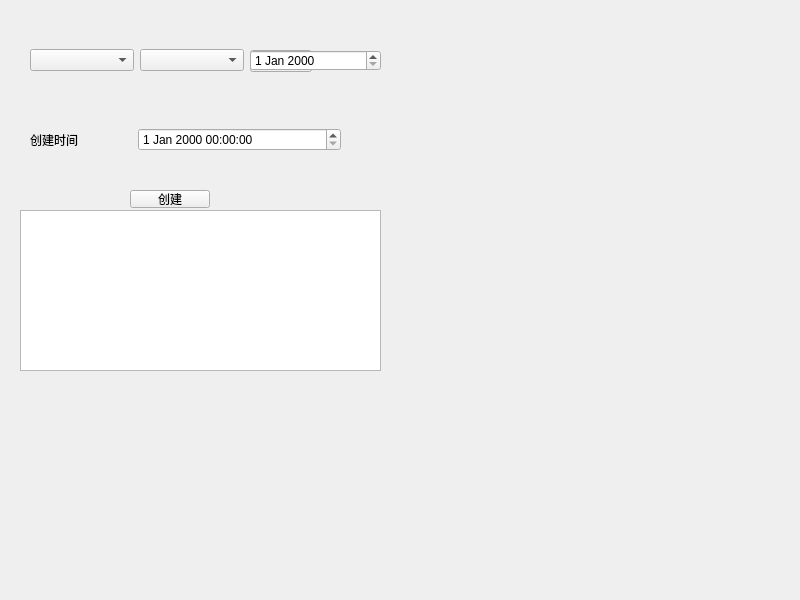
<?xml version="1.0" encoding="UTF-8"?>
<ui version="4.0">
 <class>Widget</class>
 <widget class="QWidget" name="Widget">
  <property name="geometry">
   <rect>
    <x>0</x>
    <y>0</y>
    <width>800</width>
    <height>600</height>
   </rect>
  </property>
  <property name="windowTitle">
   <string>Widget</string>
  </property>
  <widget class="QWidget" name="horizontalLayoutWidget">
   <property name="geometry">
    <rect>
     <x>30</x>
     <y>20</y>
     <width>214</width>
     <height>80</height>
    </rect>
   </property>
   <layout class="QHBoxLayout" name="horizontalLayout">
    <item>
     <widget class="QComboBox" name="comboBox"/>
    </item>
    <item>
     <widget class="QComboBox" name="comboBox_2"/>
    </item>
   </layout>
  </widget>
  <widget class="QPushButton" name="pushButton">
   <property name="geometry">
    <rect>
     <x>130</x>
     <y>190</y>
     <width>80</width>
     <height>18</height>
    </rect>
   </property>
   <property name="text">
    <string>创建</string>
   </property>
  </widget>
  <widget class="QTextEdit" name="textEdit">
   <property name="geometry">
    <rect>
     <x>20</x>
     <y>210</y>
     <width>361</width>
     <height>161</height>
    </rect>
   </property>
  </widget>
  <widget class="QSpinBox" name="spinBox">
   <property name="geometry">
    <rect>
     <x>260</x>
     <y>50</y>
     <width>42</width>
     <height>22</height>
    </rect>
   </property>
  </widget>
  <widget class="QComboBox" name="comboBox_3">
   <property name="geometry">
    <rect>
     <x>250</x>
     <y>50</y>
     <width>62</width>
     <height>22</height>
    </rect>
   </property>
  </widget>
  <widget class="QWidget" name="gridLayoutWidget">
   <property name="geometry">
    <rect>
     <x>30</x>
     <y>100</y>
     <width>311</width>
     <height>80</height>
    </rect>
   </property>
   <layout class="QGridLayout" name="gridLayout">
    <item row="0" column="1">
     <widget class="QLabel" name="label_2">
      <property name="text">
       <string>创建时间</string>
      </property>
     </widget>
    </item>
    <item row="0" column="2" colspan="2">
     <widget class="QDateTimeEdit" name="dateTimeEdit"/>
    </item>
   </layout>
  </widget>
  <widget class="QDateEdit" name="dateEdit">
   <property name="geometry">
    <rect>
     <x>250</x>
     <y>50</y>
     <width>131</width>
     <height>21</height>
    </rect>
   </property>
  </widget>
  <widget class="QLabel" name="label">
   <property name="geometry">
    <rect>
     <x>260</x>
     <y>30</y>
     <width>58</width>
     <height>21</height>
    </rect>
   </property>
   <property name="text">
    <string/>
   </property>
  </widget>
 </widget>
 <resources/>
 <connections/>
</ui>
